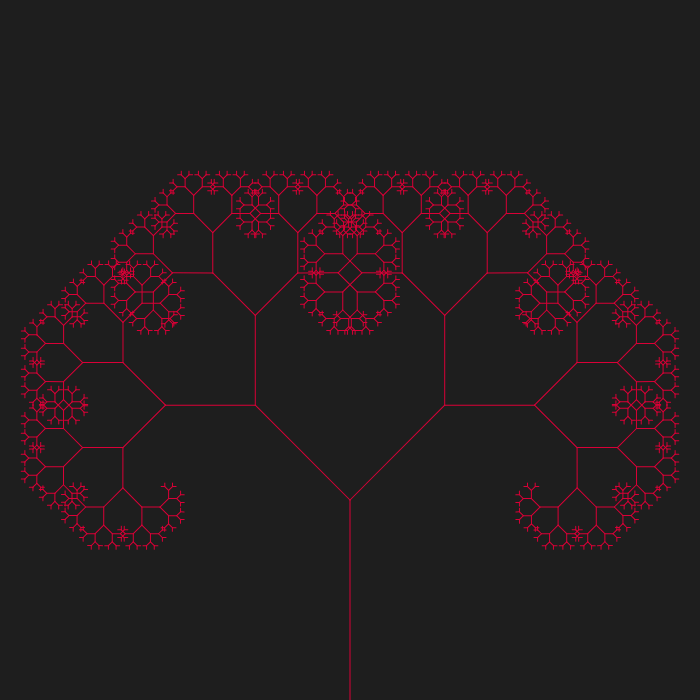
Frame 1 (no input)
Frame 60 (no input): identical to frame 1, image omitted
Frame 120 (the mouse pressed at the canvas centre since frame 60): identical to frame 1, image omitted

The p5.js sketch that drew this single still picture (run headless with seeded random() and noise() and a simulated clock; from frame 60 on, the mouse is pressed at the canvas centre):

// p5.js sketch
// ── sketch.js
var angle = 0;
var canvasSide = 700;
function setup() 
{
    createCanvas(canvasSide,canvasSide);
    slider = createSlider (0, TWO_PI, PI/4, 0.001);
}

function draw() 
{  
    background(30);
    angle = slider.value();
    var len = 100;
    stroke('#DA0037');
    translate(canvasSide/2, height); //change position of origin from top left to bottom centre
    branch(200);
}

function branch(len)
{
    line(0, 0, 0, -len);
    translate(0,-len);
    if (len > 4)
    {
        push(); //save location for starting a branch 
        rotate(angle);
        branch(len * 0.67);
        pop(); //pop the location which was used to draw the branch 
        push();
        rotate(-angle);
        branch(len * 0.67);
        pop();
    }
}
